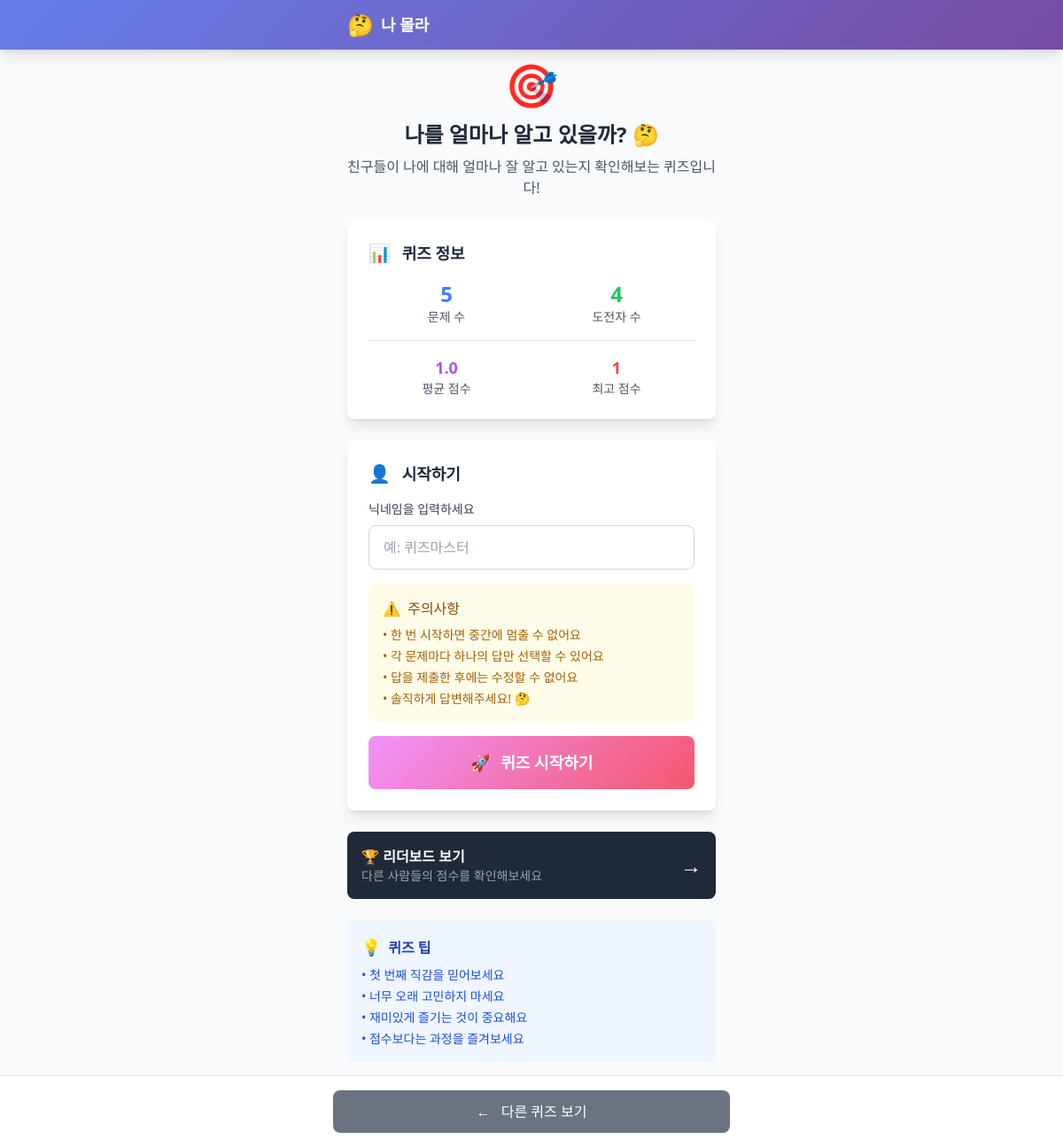
The app's page /quiz/1/ with its own data.
### quiz/models.py (models this page shows, shortened)
class Quiz(models.Model):
    title = models.CharField(max_length=200, verbose_name="퀴즈 제목")
    description = models.TextField(blank=True, verbose_name="설명")
    is_active = models.BooleanField(default=True, verbose_name="활성화")
    created_at = models.DateTimeField(auto_now_add=True)
    updated_at = models.DateTimeField(auto_now=True)
    class Meta:
        verbose_name = "퀴즈"
        verbose_name_plural = "퀴즈 목록"

class QuizStats(models.Model):
    quiz = models.OneToOneField(Quiz, on_delete=models.CASCADE, related_name='stats')
    total_attempts = models.IntegerField(default=0, verbose_name="총 시도 횟수")
    total_completions = models.IntegerField(default=0, verbose_name="총 완료 횟수")
    average_score = models.FloatField(default=0.0, verbose_name="평균 점수")
    highest_score = models.IntegerField(default=0, verbose_name="최고 점수")
    updated_at = models.DateTimeField(auto_now=True)
    class Meta:
        verbose_name = "퀴즈 통계"
        verbose_name_plural = "퀴즈 통계 목록"

### quiz/views.py (the view)
# urls.py: path('quiz/<int:quiz_id>/', views.quiz_detail, name='quiz_detail'),
def quiz_detail(request, quiz_id):
    quiz = get_object_or_404(Quiz, id=quiz_id, is_active=True)
    question_count = quiz.questions.filter(is_active=True).count()
    stats, created = QuizStats.objects.get_or_create(quiz=quiz)
    context = {
        'quiz': quiz,
        'question_count': question_count,
        'stats': stats,
    }
    return render(request, 'quiz/quiz_detail.html', context)

### quiz/templates/quiz/quiz_detail.html (shortened to what this page needs)
{% extends 'quiz/base.html' %}
{% block content %}
<div class="p-4">
    <div class="text-center mb-6 animate-fade-in">
        <div class="mb-4">
            <span class="text-5xl">🎯</span>
        </div>
        <h1 class="text-2xl font-bold text-gray-800 mb-2">{{ quiz.title }}</h1>
        {% if quiz.description %}
        <p class="text-gray-600">{{ quiz.description }}</p>
        {% endif %}
    </div>
    <div class="bg-white rounded-lg shadow-lg p-6 mb-6 animate-fade-in">
        <h2 class="text-lg font-semibold text-gray-800 mb-4">
            <span class="text-xl mr-2">📊</span>
            퀴즈 정보
        </h2>
        <div class="grid grid-cols-2 gap-4 mb-4">
            <div class="text-center">
                <div class="text-2xl font-bold text-blue-500">{{ question_count }}</div>
                <div class="text-sm text-gray-600">문제 수</div>
            </div>
            <div class="text-center">
                <div class="text-2xl font-bold text-green-500">{{ stats.total_attempts }}</div>
                <div class="text-sm text-gray-600">도전자 수</div>
            </div>
        </div>
        {% if stats.total_completions > 0 %}
        <div class="grid grid-cols-2 gap-4 pt-4 border-t border-gray-200">
            <div class="text-center">
                <div class="text-lg font-semibold text-purple-500">{{ stats.average_score|floatformat:1 }}</div>
                <div class="text-sm text-gray-600">평균 점수</div>
            </div>
            <div class="text-center">
                <div class="text-lg font-semibold text-red-500">{{ stats.highest_score }}</div>
                <div class="text-sm text-gray-600">최고 점수</div>
            </div>
        </div>
        {% endif %}
    </div>
    <div class="bg-white rounded-lg shadow-lg p-6 animate-fade-in">
        <h2 class="text-lg font-semibold text-gray-800 mb-4">
            <span class="text-xl mr-2">👤</span>
            시작하기
        </h2>
        <form method="post" action="{% url 'quiz:start_quiz' quiz.id %}">
            <div class="mb-4">
                <label for="nickname" class="block text-sm font-medium text-gray-700 mb-2">
                    닉네임을 입력하세요
                </label>
                <input type="text"
                       id="nickname"
                       name="nickname"
                       maxlength="50"
                       placeholder="예: 퀴즈마스터"
                       class="w-full px-4 py-3 border border-gray-300 rounded-lg focus:ring-2 focus:ring-primary-500 focus:border-transparent transition-all"
                       required>
            </div>
            <div class="mb-4 p-4 bg-yellow-50 rounded-lg">
                <h3 class="font-medium text-yellow-800 mb-2">
                    <span class="mr-1">⚠️</span>
                    주의사항
                </h3>
                <ul class="text-sm text-yellow-700 space-y-1">
                    <li>• 한 번 시작하면 중간에 멈출 수 없어요</li>
                    <li>• 각 문제마다 하나의 답만 선택할 수 있어요</li>
                    <li>• 답을 제출한 후에는 수정할 수 없어요</li>
                    <li>• 솔직하게 답변해주세요! 🤔</li>
                </ul>
            </div>
            <button type="submit"
                    class="w-full gradient-quiz text-white py-4 px-6 rounded-lg font-semibold text-lg hover:opacity-90 transition-all touch-feedback">
                <span class="mr-2">🚀</span>
                퀴즈 시작하기
            </button>
        </form>
    </div>
    {% if stats.total_completions > 0 %}
    <div class="mt-6">
        <a href="{% url 'quiz:leaderboard' quiz.id %}"
           class="block bg-gray-800 text-white p-4 rounded-lg hover:bg-gray-900 transition-colors touch-feedback">
            <div class="flex items-center justify-between">
                <div>
                    <div class="font-semibold">🏆 리더보드 보기</div>
                    <div class="text-sm text-gray-400">다른 사람들의 점수를 확인해보세요</div>
                </div>
                <div class="text-2xl">→</div>
            </div>
        </a>
    </div>
    {% endif %}
    <div class="mt-6 bg-blue-50 rounded-lg p-4">
        <h3 class="font-semibold text-blue-800 mb-2">
            <span class="text-lg mr-1">💡</span>
            퀴즈 팁
        </h3>
        <ul class="text-sm text-blue-700 space-y-1">
            <li>• 첫 번째 직감을 믿어보세요</li>
            <li>• 너무 오래 고민하지 마세요</li>
            <li>• 재미있게 즐기는 것이 중요해요</li>
            <li>• 점수보다는 과정을 즐겨보세요</li>
        </ul>
    </div>
</div>
{% endblock %}
{% block bottom_actions %}
<a href="{% url 'quiz:home' %}"
   class="w-full bg-gray-500 text-white py-3 px-4 rounded-lg text-center font-medium hover:bg-gray-600 transition-colors touch-feedback block">
    <span class="mr-2">←</span>
    다른 퀴즈 보기
</a>
{% endblock %}

### quiz/templates/quiz/base.html (style rules this page uses)
body { -webkit-touch-callout: none; -webkit-user-select: none; -webkit-tap-highlight-color: transparent; overscroll-behavior: none; }
html { scroll-behavior: smooth; }
.touch-feedback { transition: all 0.15s ease; }
.gradient-quiz { background: linear-gradient(135deg, #f093fb 0%, #f5576c 100%); }

### records on screen
Quiz: title "나를 얼마나 알고 있을까? 🤔", description "친구들이 나에 대해 얼마나 잘 알고 있는지 확인해보는 퀴즈입니다!"
QuizStats: total_attempts "4", average_score "1.0", highest_score "1"

### other values on screen
{{ question_count }} "5"
